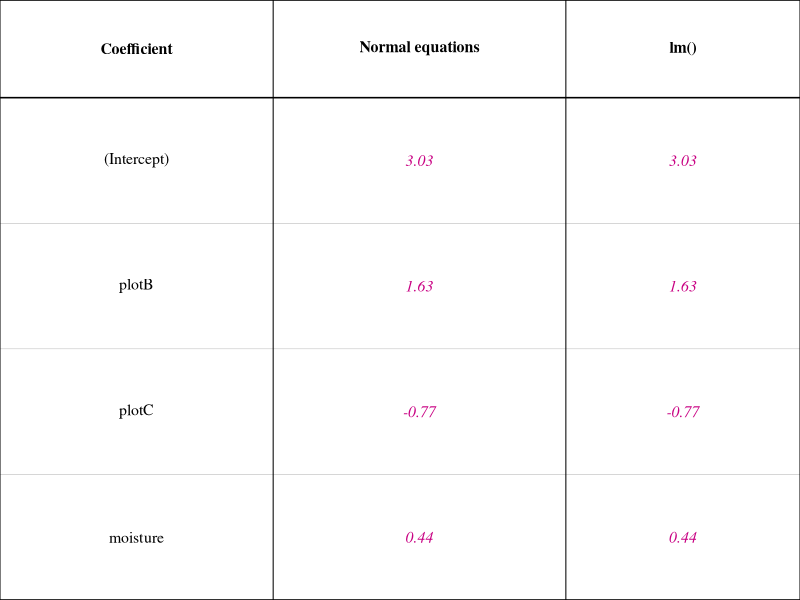

This chart was generated by the following R code:
## ---- chunk 1
knitr::opts_chunk$set(echo = FALSE, warning = FALSE, message = FALSE,
                       fig.width = 6.5, fig.height = 0.3)

ans_col <- rgb(200, 0, 130, maxColorValue = 255)

# fill-in table drawn with base graphics; 'answer_cols' are drawn in magenta italic
blank_table <- function(headers, body, col_widths = NULL, answer_cols = integer(0),
                        header_height = 0.35, row_height = 0.5, cex = 0.95) {
  nc <- length(headers); nr <- length(body)
  if (is.null(col_widths)) col_widths <- rep(1, nc)
  col_widths <- col_widths / sum(col_widths)
  cx <- c(0, cumsum(col_widths))
  h_total <- header_height + nr * row_height
  par(mar = c(0, 0, 0, 0), family = "serif")
  plot(NA, xlim = c(0, 1), ylim = c(0, h_total), axes = FALSE, xlab = "", ylab = "",
       xaxs = "i", yaxs = "i")
  y <- h_total
  segments(0, y, 1, y, lwd = 1.5)
  y <- y - header_height
  segments(0, y, 1, y, lwd = 1.5)
  for (i in seq_len(nr)) {
    y <- y - row_height
    segments(0, y, 1, y, lwd = if (i == nr) 1.5 else 0.5,
             col = if (i == nr) "black" else "grey70")
  }
  for (v in cx) segments(v, 0, v, h_total, lwd = 1)
  for (j in seq_len(nc)) {
    text((cx[j] + cx[j + 1]) / 2, h_total - header_height / 2, headers[[j]], font = 2, cex = cex)
  }
  y <- h_total - header_height
  for (i in seq_len(nr)) {
    for (j in seq_len(nc)) {
      is_ans <- j %in% answer_cols
      text((cx[j] + cx[j + 1]) / 2, y - row_height / 2, body[[i]][[j]], cex = cex,
           col = if (is_ans) ans_col else "black", font = if (is_ans) 3 else 1)
    }
    y <- y - row_height
  }
}

nq <- function(lines, rows = 0, extra = 0) {
  if (!knitr::is_latex_output()) return("")
  knitr::asis_output(sprintf("\n\\needspace{%.2fin}\n", 0.23 * lines + 0.15 + 0.3 * rows + extra))
}

f2 <- function(v) formatC(round(v, 2) + 0, format = "f", digits = 2)
f1 <- function(v) formatC(round(v, 1) + 0, format = "f", digits = 1)

library(mvtnorm)
seedlings <- read.csv("../../data/PinyonSeedlings.csv")

# Part 1 (six seedlings)
six <- seedlings[c(1:3, 9:11), ]
X6 <- cbind(1, as.numeric(six$plot == "B"), six$moisture)
xb <- as.vector(X6 %*% c(2, 1.5, 0.5))
xtx <- t(X6) %*% X6
V2 <- matrix(c(1, 0.5, 0.5, 1), 2)
q_same <- as.numeric(t(c(1, 1)) %*% solve(V2) %*% c(1, 1))
q_opp <- as.numeric(t(c(1, -1)) %*% solve(V2) %*% c(1, -1))
C3 <- matrix(c(1, 0.9, -0.9, 0.9, 1, 0.9, -0.9, 0.9, 1), 3)
eig_c <- eigen(C3)$values

# Part 2 (all 24)
X <- model.matrix(~ plot + moisture, data = seedlings)
y <- seedlings$growth
beta_ne <- as.vector(solve(t(X) %*% X, t(X) %*% y))
fit_lm <- lm(growth ~ plot + moisture, data = seedlings)
r <- y - as.vector(X %*% beta_ne)
sigma_mle <- sqrt(mean(r^2))
ll_dnorm <- sum(dnorm(r, 0, sigma_mle, log = TRUE))
ll_mvn <- dmvnorm(r, rep(0, 24), sigma_mle^2 * diag(24), log = TRUE)
mvr_msg <- tryCatch({MASS::mvrnorm(1000, rep(0, 3), C3); "no error"},
                    error = function(e) conditionMessage(e))

# early finish: one sigma per plot
plot_id <- as.integer(factor(seedlings$plot))
nll_3sig <- function(p) -sum(dnorm(y, X %*% p[1:4], exp(p[5:7])[plot_id], log = TRUE))
fit_3sig <- optim(c(coef(fit_lm), log(c(1, 1, 1))), nll_3sig, method = "BFGS")
aic_1 <- AIC(fit_lm)
aic_3 <- 2 * fit_3sig$value + 2 * 7
## ---- chunk 2
knitr::kable(six[, c("plot", "seedling", "moisture")], row.names = FALSE,
             col.names = c("Plot", "Seedling", "Soil moisture (%)"), align = "ccc")
## ---- chunk 3
nm <- c("(Intercept)", "plotB", "plotC", "moisture")
blank_table(c("Coefficient", "Normal equations", "lm()"),
            lapply(1:4, function(k) c(nm[k], f2(beta_ne[k]), f2(coef(fit_lm)[k]))),
            col_widths = c(1.4, 1.5, 1.2), answer_cols = 2:3, row_height = 0.45)
